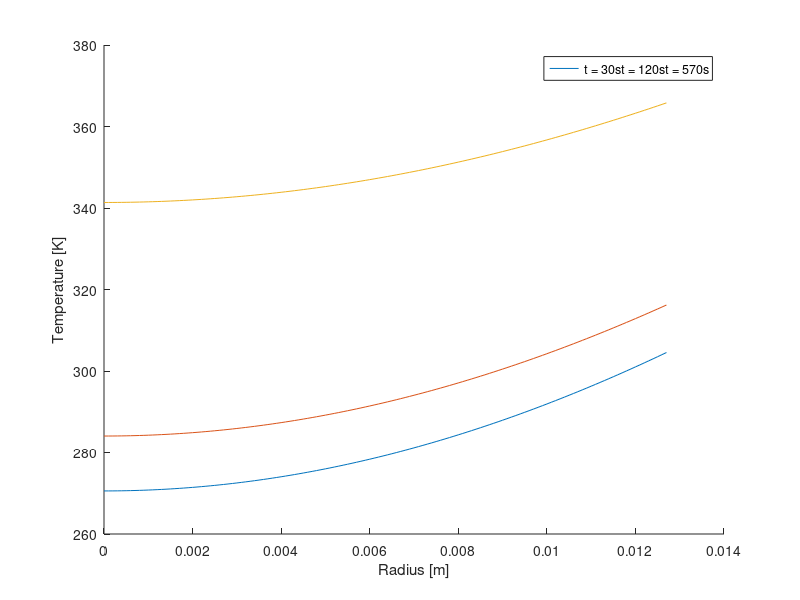
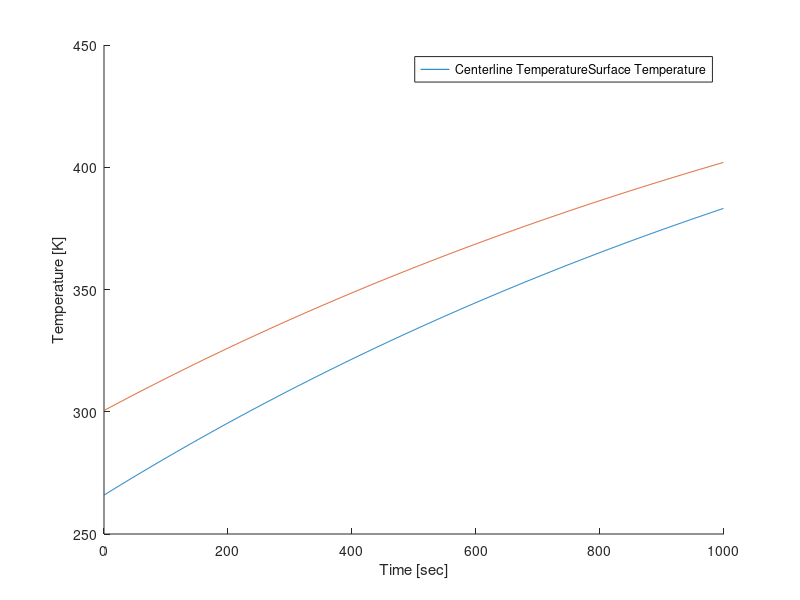

Reproduce these figures in MATLAB, in order.
clc;
%properties
C1 = 1.0712;
k = 0.52;     %thermal conductivity
roe = 880;   %density of hot dog
c = 3350;  %specific heat
zeta = 0.7465;
alpha = k/(roe*c);    %thermal diffusivity
r0 = 0.0127; %[m]

%arrays
%note the radial array is *10000 so that the indicies can still be whole
%numbers
theta_star = zeros(128,1000);   %[r*10000 , seconds]
time_array = zeros(1,1000);
radius_array = zeros(1,128);
T= zeros(128,1000);  %[theta rearranged for just T]
Ti = 10+273;      %hot dog initial temp
T_inf = 250+273;    %air temp around hot dog
 
%h_total = h_rad + h_conv
h = 7.6+5.55;
Bi = h*r0/k;

%loop through time and radial position, adjust time and radial positions
%down 1 to start at 0 within loop
for t = 1:1:1000       
    time = t-1;
    time_array(t) = time;
    for r = 1:1:128
        radius = (r-1)/10000;  %start r at 1 and put in meters
        radius_array(r) = radius;
        %calculate theta start at every radial position and time 
        theta_star(r,t) = C1*exp((-1*(zeta^2)*((alpha * time))/(r0^2)))*besselj(0,(zeta*radius/r0));
        %solve for T from theta star
        T(r,t) = (theta_star(r,t) * (Ti -T_inf)) +T_inf; 
    end
end

%create arrays to hold times
time_0 = zeros(1,128);
time_30 = zeros(1,128);
time_120 = zeros(1,128);
time_570 = zeros(1,128);

%fill in arrays
for r = 1:1:128
    time_0(1,r) = T(r,1);
    time_30(1,r) = T(r,31);
    time_120(1,r) = T(r,121);
    time_570(1,r) = T(r,571);
    
end

%plot data
figure(1); hold on;
%t0 = plot(radius_array,time_0); L1 = "t = 0s";
t30 = plot(radius_array,time_30); L2 = "t = 30s";
t120 = plot(radius_array,time_120); L3 = "t = 120s";
t306 = plot(radius_array,time_570); L5 = "t = 570s";
legend([t30,t120,t306],[L2,L3,L5]);
xlabel("Radius [m]")
ylabel("Temperature [K]")
%title("Radial Temperature at Various Times");


centerline = zeros(1,1000);
surface = zeros(1,1000);
for t = 1:1:1000
   centerline(1,t) = T(1,t);
   surface(1,t) = T(128,t);
end


figure(2); hold on;
c = plot(time_array,centerline); L6 = "Centerline Temperature";
s = plot(time_array,surface); L7 = "Surface Temperature";
legend([c,s],[L6,L7]);
xlabel("Time [sec]");
ylabel("Temperature [K]");
%title("Temperature of the hotdog at the centerline and surface with respect to time");


